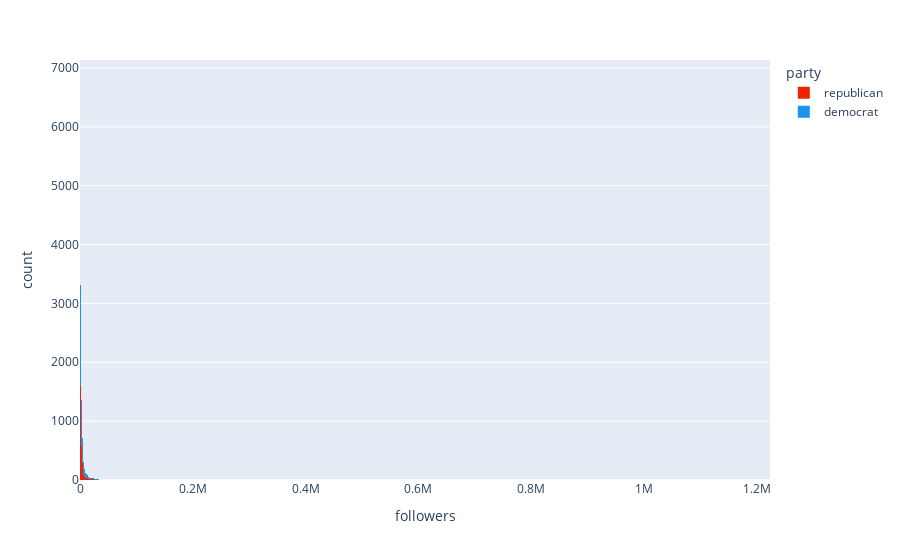

This figure's notebook cell:
### Markdown cell above
### Followers Count per User Distribution

### Code cell
px.histogram(rd_users, x='followers', color='party', color_discrete_map=color_scheme)

### Figure 1 — Plotly figure (JSON) as saved in the notebook; plotly's stock layout.template omitted (floating-point values rounded to 4 significant figures; data arrays with more than 128 entries replaced by an {"elided": "..."} marker saying what was removed)
{"data": [{"alignmentgroup": "True", "bingroup": "x", "hovertemplate": "party=republican<br>followers=%{x}<br>count=%{y}<extra></extra>", "legendgroup": "republican", "marker": {"color": "#ee2400", "pattern": {"shape": ""}}, "name": "republican", "offsetgroup": "republican", "orientation": "v", "showlegend": true, "type": "histogram", "x": {"elided": "11374 int values"}, "xaxis": "x", "yaxis": "y"}, {"alignmentgroup": "True", "bingroup": "x", "hovertemplate": "party=democrat<br>followers=%{x}<br>count=%{y}<extra></extra>", "legendgroup": "democrat", "marker": {"color": "#1c94ed", "pattern": {"shape": ""}}, "name": "democrat", "offsetgroup": "democrat", "orientation": "v", "showlegend": true, "type": "histogram", "x": {"elided": "13612 int values"}, "xaxis": "x", "yaxis": "y"}], "layout": {"barmode": "relative", "legend": {"title": {"text": "party"}, "tracegroupgap": 0}, "margin": {"t": 60}, "xaxis": {"anchor": "y", "domain": [0, 1], "title": {"text": "followers"}}, "yaxis": {"anchor": "x", "domain": [0, 1], "title": {"text": "count"}}}}
